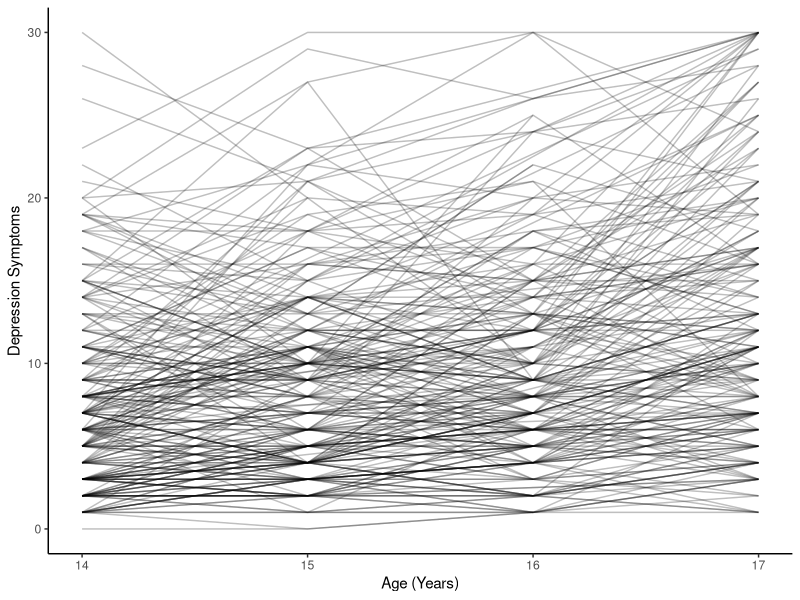
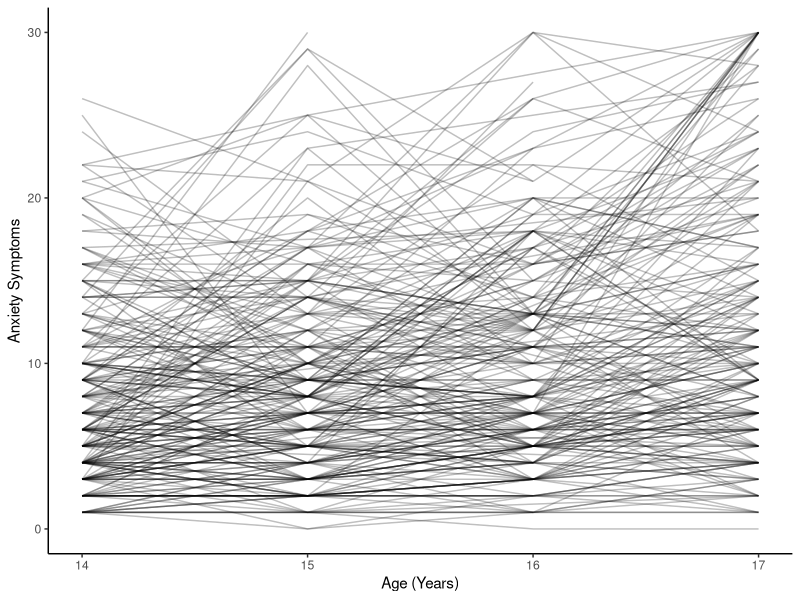
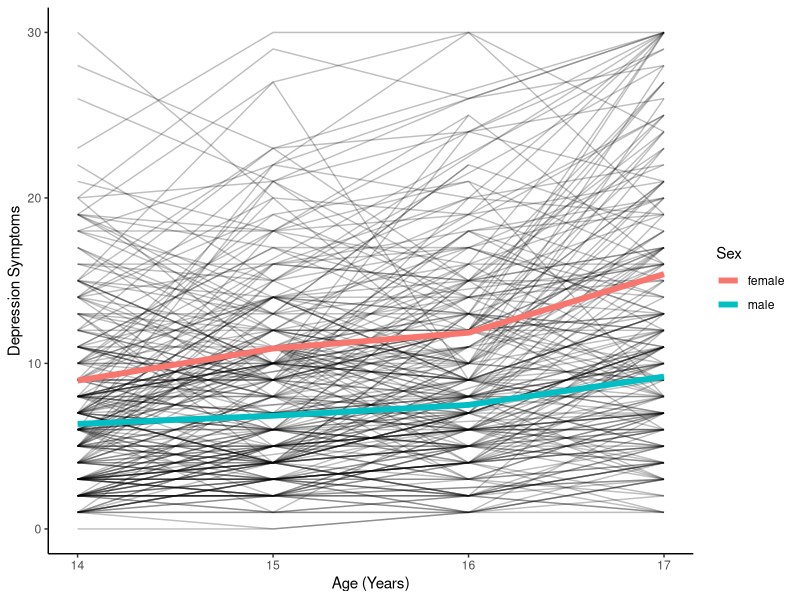
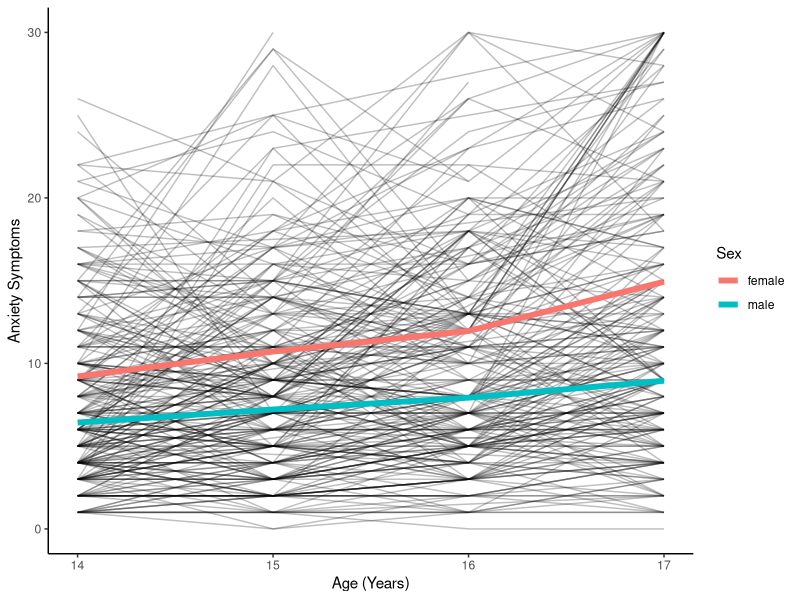

Write the R code that produced these figures, in order.
## ---- chunk 1
library("tidyverse")
## ---- chunk 2
mydata_long <- read.csv("./data/mydata_long.csv")
## ---- chunk 3
mydata_long_summary <- mydata_long |>
  group_by(age, sexFactor) |>
  summarise(
    ses = mean(ses, na.rm = TRUE),
    sleep = mean(sleep, na.rm = TRUE),
    depression = mean(depression, na.rm = TRUE),
    anxiety = mean(anxiety, na.rm = TRUE),
    .groups = "drop"
  )
## ---- chunk 4
ggplot(
  data = mydata_long,
  mapping = aes(
    x = age,
    y = depression,
    group = ID)) +
  geom_line(
    alpha = 0.25
  ) +
  labs(
    x = "Age (Years)",
    y = "Depression Symptoms"
  ) +
  theme_classic()
## ---- chunk 5
ggplot(
  data = mydata_long,
  mapping = aes(
    x = age,
    y = anxiety,
    group = ID)) +
  geom_line(
    alpha = 0.25
  ) +
  labs(
    x = "Age (Years)",
    y = "Anxiety Symptoms"
  ) +
  theme_classic()
## ---- chunk 6
ggplot(
  data = mydata_long,
  mapping = aes(
    x = age,
    y = depression,
    group = ID)) +
  geom_line(
    alpha = 0.25
  ) +
  geom_line(
    mapping = aes(
      x = age,
      y = depression,
      color = sexFactor,
      group = sexFactor,
    ),
    data = mydata_long_summary,
    linewidth = 2
  ) +
  labs(
    x = "Age (Years)",
    y = "Depression Symptoms",
    color = "Sex"
  ) +
  theme_classic()
## ---- chunk 7
ggplot(
  data = mydata_long,
  mapping = aes(
    x = age,
    y = anxiety,
    group = ID)) +
  geom_line(
    alpha = 0.25
  ) +
  geom_line(
    mapping = aes(
      x = age,
      y = anxiety,
      color = sexFactor,
      group = sexFactor,
    ),
    data = mydata_long_summary,
    linewidth = 2
  ) +
  labs(
    x = "Age (Years)",
    y = "Anxiety Symptoms",
    color = "Sex"
  ) +
  theme_classic()
